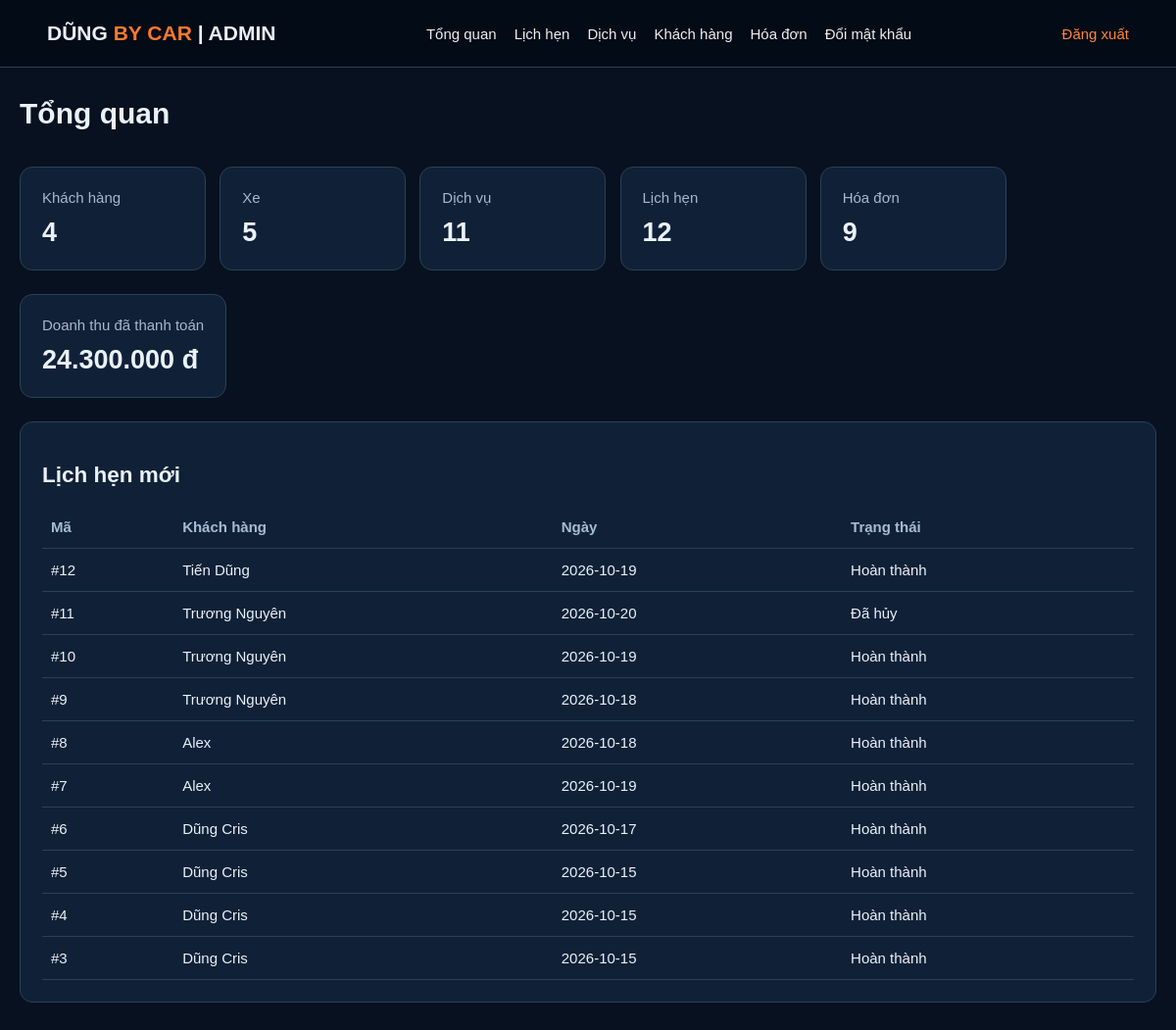
Screenshot of /admin/dashboard.php (signed in) with the database file from the repository.
### tables this page shows
CREATE TABLE `dat_lich` (
  `ma_lich` int(11) NOT NULL,
  `ma_kh` int(11) NOT NULL,
  `ma_xe` int(11) NOT NULL,
  `ngay_hen` date NOT NULL,
  `gio_hen` time NOT NULL,
  `trang_thai` varchar(30) NOT NULL DEFAULT 'Cho xac nhan'
);

CREATE TABLE `khach_hang` (
  `ma_kh` int(11) NOT NULL,
  `ho_ten` varchar(100) NOT NULL,
  `sdt` varchar(15) NOT NULL,
  `email` varchar(100) DEFAULT NULL,
  `mat_khau` varchar(255) NOT NULL
);

### admin/dashboard.php (the view, shortened to what this page needs)
<?php
require_once __DIR__ . '/_core.php';
$bangThongKe = [
    'khach_hang' => 'Khách hàng',
    'xe'         => 'Xe',
    'dich_vu'    => 'Dịch vụ',
    'dat_lich'   => 'Lịch hẹn',
    'hoa_don'    => 'Hóa đơn'
];
$thongKe = [];
foreach ($bangThongKe as $tenBang => $nhan) {
    $stmt = $conn->query("
        SELECT COUNT(*)
        FROM `$tenBang`
    ");
    $thongKe[] = [
        'nhan' => $nhan,
        'so_luong' => $stmt->fetchColumn()
    ];
}
$stmt = $conn->query("
    SELECT COALESCE(SUM(tong_tien), 0)
    FROM hoa_don
    WHERE trang_thai = 'Đã thanh toán'
");
$doanhThu = $stmt->fetchColumn();
$stmt = $conn->query("
    SELECT
        l.ma_lich,
        l.ngay_hen,
        l.trang_thai,
        k.ho_ten
    FROM dat_lich l
    LEFT JOIN khach_hang k
        ON k.ma_kh = l.ma_kh
    ORDER BY l.ma_lich DESC
    LIMIT 10
");
$lichHenMoi = $stmt->fetchAll(PDO::FETCH_ASSOC);
?>
<?php foreach ($thongKe as $item): ?>
    <section class="stat">
        <span>
            <?= h($item['nhan']) ?>
        </span>
        <strong>
            <?= h($item['so_luong']) ?>
        </strong>
    </section>
<?php endforeach; ?>
<section class="stat">
    <span>
        Doanh thu đã thanh toán
    </span>
    <strong>
        <?= cash($doanhThu) ?>
    </strong>
</section>
<section class="panel">
    <h2>Lịch hẹn mới</h2>
    <table>
        <thead>
            <tr>
                <th>Mã</th>
                <th>Khách hàng</th>
                <th>Ngày</th>
                <th>Trạng thái</th>
            </tr>
        </thead>
        <tbody>
            <?php foreach ($lichHenMoi as $lich): ?>
                <tr>
                    <td>
                        #<?= h($lich['ma_lich']) ?>
                    </td>
                    <td>
                        <?= h($lich['ho_ten']) ?>
                    </td>
                    <td>
                        <?= h($lich['ngay_hen']) ?>
                    </td>
                    <td>
                        <?= h($lich['trang_thai']) ?>
                    </td>
                </tr>
            <?php endforeach; ?>
        </tbody>
    </table>
</section>

### assets/css/admin.css (style rules this page uses)
* { box-sizing: border-box }
body { margin: 0; background: #07111f; color: #eaf1fa; font: 15px Arial, sans-serif }
.stat, .panel { background: #102137; border: 1px solid #2c4059; border-radius: 13px; padding: 22px; margin: 12px 0 }
.stat { display: inline-flex; min-width: 190px; flex-direction: column; gap: 12px; margin-right: 10px }
.stat span { color: #a5b9ce }
.stat strong { font-size: 27px }
.panel { overflow-x: auto }
table { width: 100%; border-collapse: collapse; min-width: 700px }
td, th { text-align: left; padding: 13px 9px; border-bottom: 1px solid #2b4057 }
th { color: #a6bcd3 }

### rows the page displays
dat_lich: ma_lich "12", ma_kh.ho_ten "Tiến Dũng", ngay_hen "2026-10-19", trang_thai "Hoàn thành"
dat_lich: ma_lich "11", ma_kh.ho_ten "Trương Nguyên", ngay_hen "2026-10-20", trang_thai "Đã hủy"
dat_lich: ma_lich "10", ma_kh.ho_ten "Trương Nguyên", ngay_hen "2026-10-19", trang_thai "Hoàn thành"
dat_lich: ma_lich "9", ma_kh.ho_ten "Trương Nguyên", ngay_hen "2026-10-18", trang_thai "Hoàn thành"
dat_lich: ma_lich "8", ma_kh.ho_ten "Alex", ngay_hen "2026-10-18", trang_thai "Hoàn thành"
dat_lich: ma_lich "7", ma_kh.ho_ten "Alex", ngay_hen "2026-10-19", trang_thai "Hoàn thành"
dat_lich: ma_lich "6", ma_kh.ho_ten "Dũng Cris", ngay_hen "2026-10-17", trang_thai "Hoàn thành"
dat_lich: ma_lich "5", ma_kh.ho_ten "Dũng Cris", ngay_hen "2026-10-15", trang_thai "Hoàn thành"
dat_lich: ma_lich "4", ma_kh.ho_ten "Dũng Cris", ngay_hen "2026-10-15", trang_thai "Hoàn thành"
dat_lich: ma_lich "3", ma_kh.ho_ten "Dũng Cris", ngay_hen "2026-10-15", trang_thai "Hoàn thành"

### other values shown
$name "Tổng quan"
$name "Lịch hẹn"
$name "Dịch vụ"
$name "Khách hàng"
$name "Hóa đơn"
$name "Đổi mật khẩu"
$title "Tổng quan"
$item['nhan'] "Khách hàng"
$item['so_luong'] "4"
$item['nhan'] "Xe"
$item['so_luong'] "5"
$item['nhan'] "Dịch vụ"
$item['so_luong'] "11"
$item['nhan'] "Lịch hẹn"
$item['so_luong'] "12"
